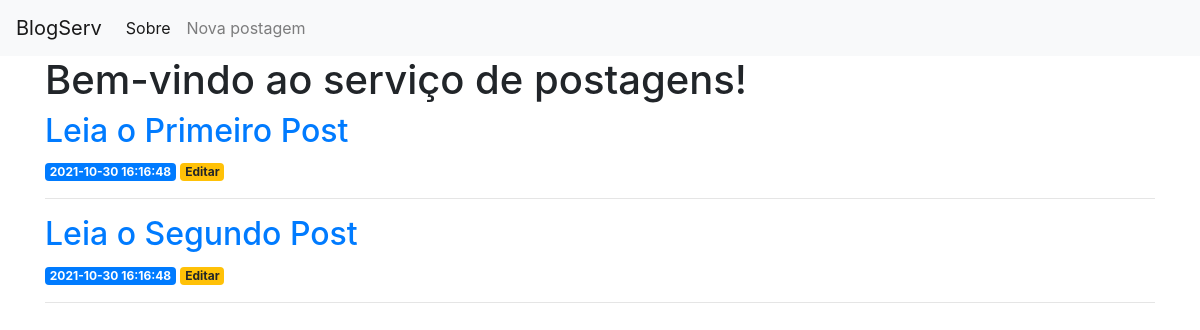
Before: / with the older database file.
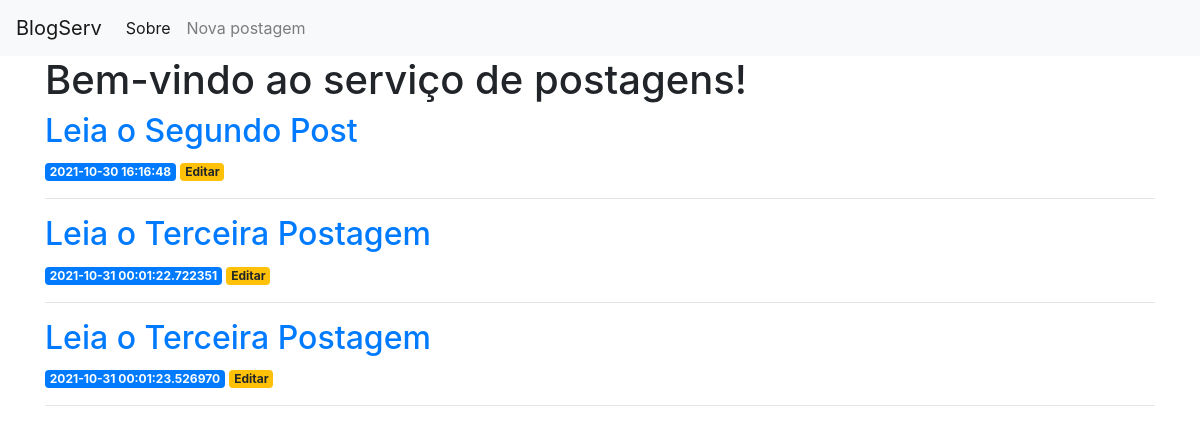
After: the same page with the newer database file.
### app.py (models this page shows)
class Posts(db.Model):
    id = db.Column(db.Integer, primary_key=True)
    created = db.Column(db.DateTime, default=datetime.datetime.utcnow)
    title = db.Column(db.String(80), nullable=False)
    content = db.Column(db.String(200), nullable=False)

### app.py (the view)
@app.route('/')
def index():
    posts = Posts.query.all()
    return render_template('index.html', posts=posts)

### templates/index.html
{% extends 'base.html' %}
{% block content %}
    <h1>{% block title %} Bem-vindo ao serviço de postagens! {% endblock %}</h1>
    {% for post in posts %}
    <a href="{{ url_for('post', post_id=post['id'])}}">
        <h2>Leia o {{ post['title'] }}</h2>
    </a>
    <span class="badge badge-primary">{{ post['created'] }}</span>
    <a href="{{ url_for('edit', id=post['id']) }}">
        <span class="badge badge-warning">Editar</span>
    </a>
    <hr>
    {% endfor %}
{% endblock %}

### templates/base.html (shortened to what this page needs)
<!DOCTYPE html>
<html lang="pt-br">
<head>
    <link rel="stylesheet" href="https://stackpath.bootstrapcdn.com/bootstrap/4.3.1/css/bootstrap.min.css">
  </head>
  <body>
    <nav class="navbar navbar-expand-md navbar-light bg-light">
        <a class="navbar-brand" href="{{ url_for('index')}}">BlogServ</a>
        <div class="collapse navbar-collapse" id="navbarNav">
            <ul class="navbar-nav">
            <li class="nav-item active">
                <a class="nav-link" href="#">Sobre</a>
            </li>
            <li class="nav-item">
                <a class="nav-link" href="{{url_for('create')}}">Nova postagem</a>
            </ul>
        </div>
    </nav>
    <div class="container">
        {% block content %} {% endblock %}
    </div>
  </body>
</html>

Changed rows visible on the page:
removed Posts: title "Primeiro Post", created "2021-10-30 16:16:48"
added Posts: title "Terceira Postagem", created "2021-10-31 00:01:22.722351"
added Posts: title "Terceira Postagem", created "2021-10-31 00:01:23.526970"
